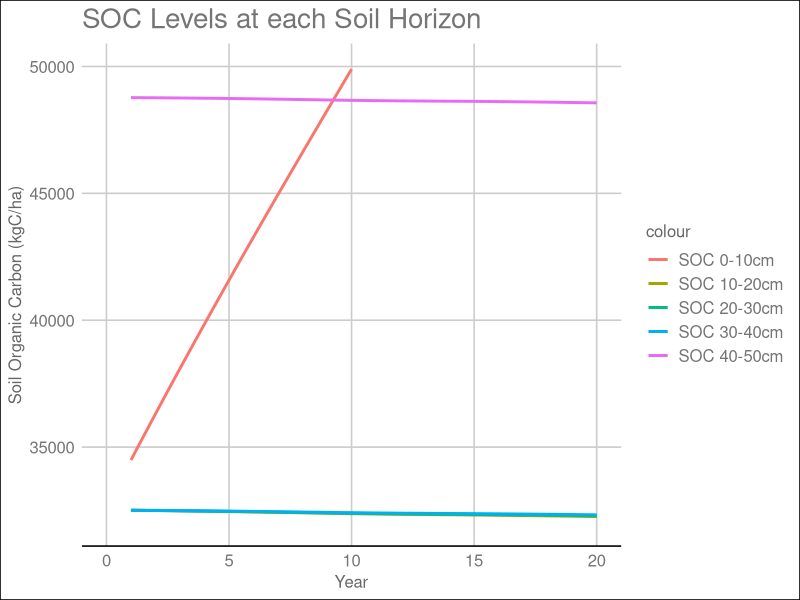
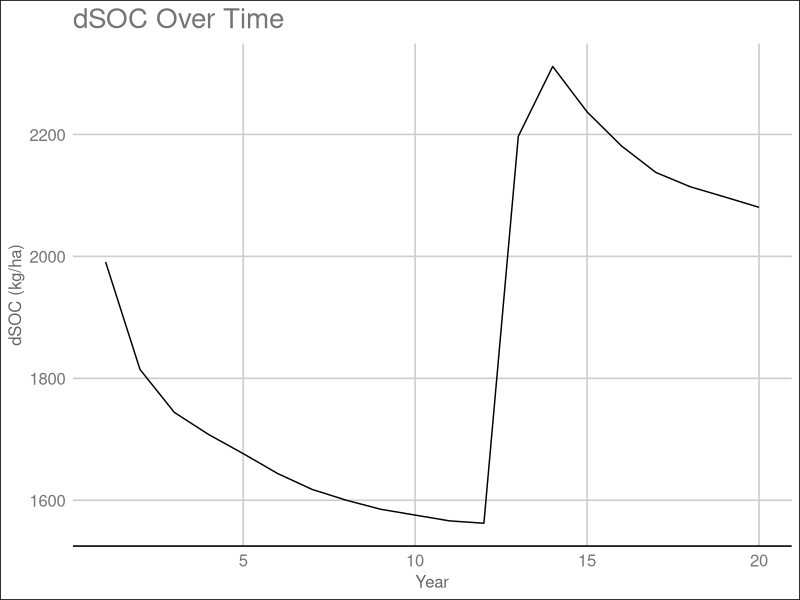
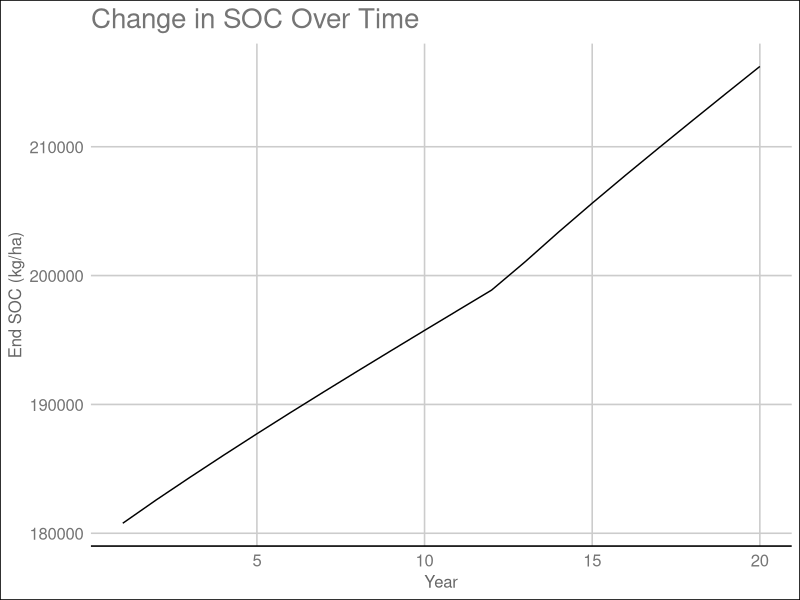
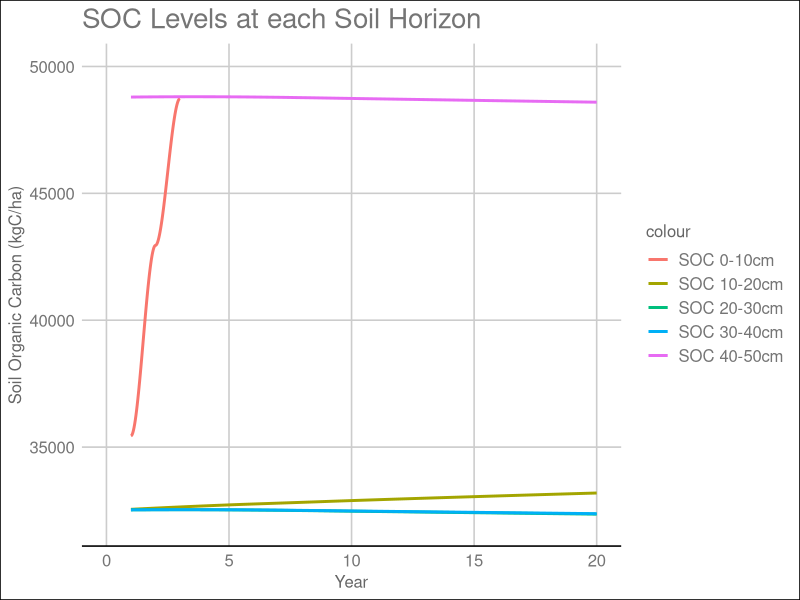
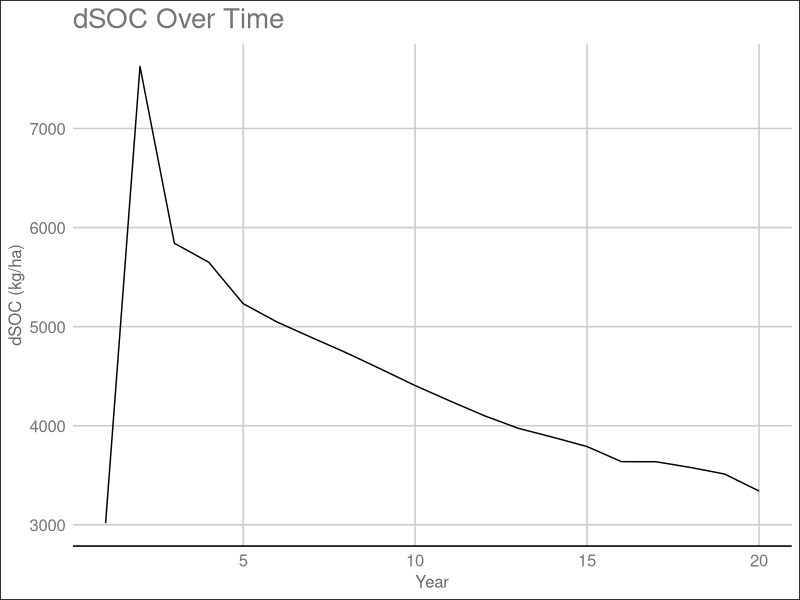
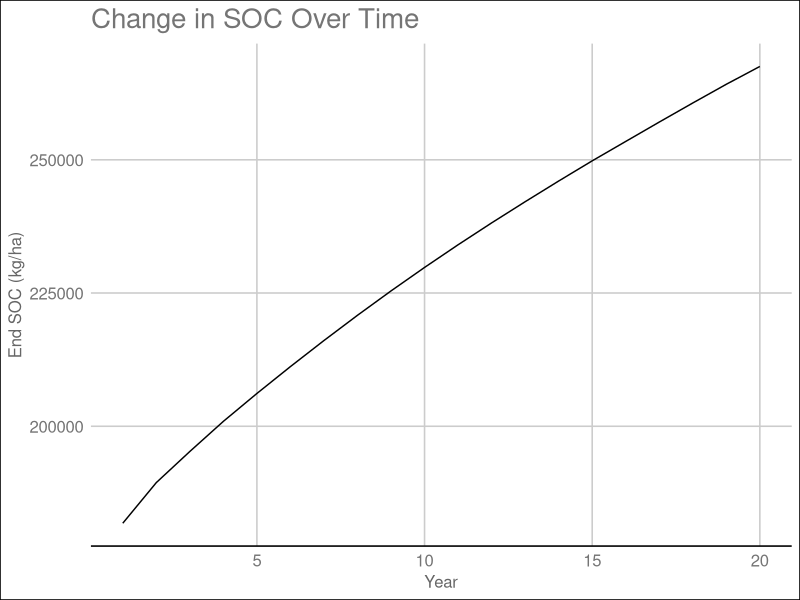
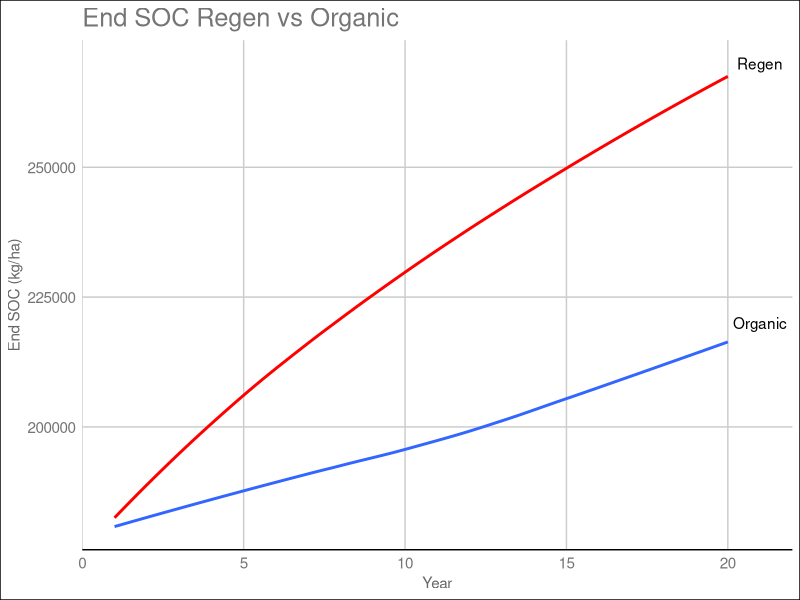
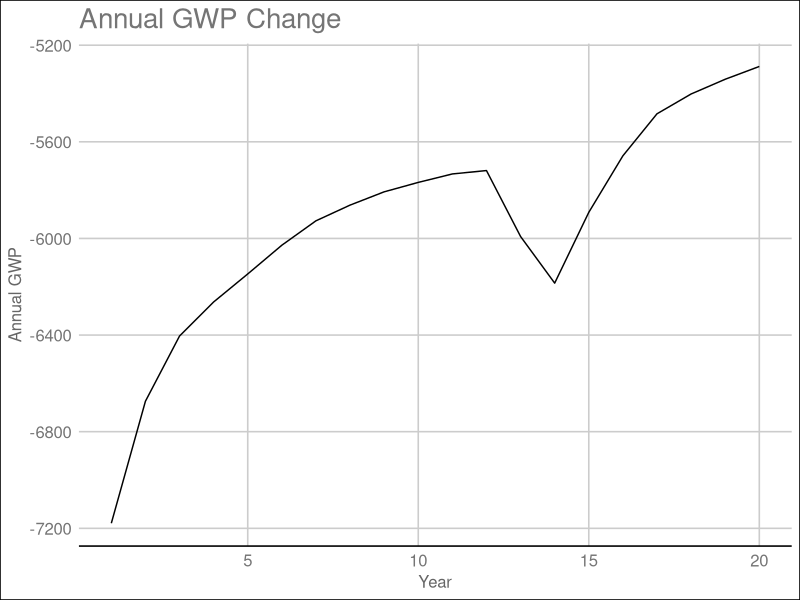

R code for these plots, in order:
## ---- chunk 1
knitr::opts_chunk$set(echo = TRUE)
## ---- chunk 2
library(tidyverse)
library(ggthemes)

organic = read_csv("mango_organic_india.csv")


org_simple = organic %>% 
  select(Year, `SOC_0-10cm`, `SOC_10-20cm`, `SOC_20-30cm`, `SOC_30-40cm`, `SOC_40-50cm`, End_SOC, dSOC, GWP_annual, GWP_total)


## ---- chunk 3
# Plotting SOC at each soil horizon
organic_horizon = ggplot()+
  geom_smooth(data = org_simple, aes(x = Year, y = `SOC_0-10cm`, color = "SOC 0-10cm"), size = 1, span = 0.7, se = FALSE)+
  geom_smooth(data = org_simple, aes(x = Year, y = `SOC_10-20cm`, color = "SOC 10-20cm"), size = 1, span = 0.7, se=FALSE)+
  geom_smooth(data = org_simple, aes(x = Year, y = `SOC_20-30cm`, color = "SOC 20-30cm"), size = 1, span = 0.7, se=FALSE)+
  geom_smooth(data = org_simple, aes(x = Year, y = `SOC_30-40cm`, color = "SOC 30-40cm"), size = 1, span = 0.7, se=FALSE)+
  geom_smooth(data = org_simple, aes(x = Year, y = `SOC_40-50cm`, color = "SOC 40-50cm"), size = 1, span = 0.7, se=FALSE)+
  xlim(0,20)+
  ylim(32000, 50000)+
  labs(x = "Year", y = "Soil Organic Carbon (kgC/ha)", title = "SOC Levels at each Soil Horizon")+
  theme_gdocs()
  
organic_horizon

# Plotting dSOC over 20 years

organic_dsoc = ggplot(org_simple, aes(x = Year, y = dSOC))+
  geom_line()+
  labs(x = "Year", y = "dSOC (kg/ha)", title = "dSOC Over Time")+
  theme_gdocs()

organic_dsoc

organic_endsoc = ggplot(org_simple, aes(x = Year, y = End_SOC))+
  geom_line()+
  labs(x = "Year", y = "End SOC (kg/ha)", title = "Change in SOC Over Time")+
  theme_gdocs()

organic_endsoc

## ---- chunk 4

regen = read_csv("mango_regen_india.csv")


regen_simple = regen %>% 
  select(Year, `SOC_0-10cm`, `SOC_10-20cm`, `SOC_20-30cm`, `SOC_30-40cm`, `SOC_40-50cm`, End_SOC, dSOC, GWP_annual, GWP_total)

## ---- chunk 5

regen_horizon = ggplot()+
  geom_smooth(data = regen_simple, aes(x = Year, y = `SOC_0-10cm`, color = "SOC 0-10cm"), size = 1, span = 0.7, se = FALSE)+
  geom_smooth(data = regen_simple, aes(x = Year, y = `SOC_10-20cm`, color = "SOC 10-20cm"), size = 1, span = 0.7, se=FALSE)+
  geom_smooth(data = regen_simple, aes(x = Year, y = `SOC_20-30cm`, color = "SOC 20-30cm"), size = 1, span = 0.7, se=FALSE)+
  geom_smooth(data = regen_simple, aes(x = Year, y = `SOC_30-40cm`, color = "SOC 30-40cm"), size = 1, span = 0.7, se=FALSE)+
  geom_smooth(data = regen_simple, aes(x = Year, y = `SOC_40-50cm`, color = "SOC 40-50cm"), size = 1, span = 0.7, se=FALSE)+
  xlim(0,20)+
  ylim(32000, 50000)+
  labs(x = "Year", y = "Soil Organic Carbon (kgC/ha)", title = "SOC Levels at each Soil Horizon")+
  theme_gdocs()

regen_horizon

regen_dsoc = ggplot(regen_simple, aes(x = Year, y = dSOC))+
  geom_line()+
  labs(x = "Year", y = "dSOC (kg/ha)", title = "dSOC Over Time")+
  theme_gdocs()
regen_dsoc


regen_endsoc = ggplot(regen_simple, aes(x = Year, y = End_SOC))+
  geom_line()+
  labs(x = "Year", y = "End SOC (kg/ha)", title = "Change in SOC Over Time")+
  theme_gdocs()

regen_endsoc

## ---- chunk 6
# regen v organic

#EndSOC


endsoc = ggplot()+
  geom_smooth(data = org_simple, aes(x = Year, y = End_SOC), size = 1, span=0.7, se=FALSE)+
  geom_text(aes(x=21, y=220000, label = "Organic"))+
  geom_smooth(data = regen_simple, aes(x = Year, y = End_SOC), color = "red", size = 1, span=0.7, se=FALSE)+
  geom_text(aes(x=21, y=270000, label = "Regen"))+
  labs(x = "Year", y = "End SOC (kg/ha)", title = "End SOC Regen vs Organic")+
  scale_color_discrete(name = "Legend", labels = c("Organic", "Regen"))+
  theme_gdocs(base_size=11)

endsoc

## ---- chunk 7

## GWP Comparison


# Organic
gwp_organic = ggplot(org_simple, aes(x = Year, y = GWP_annual))+
  geom_line()+
  labs(x = "Year", y = "Annual GWP", title = "Annual GWP Change")+
  theme_gdocs()
gwp_organic

gwp_organic_total = ggplot(org_simple, aes(x = Year, y = GWP_total))+
  geom_line()+
  labs(x = "Year", y = "Cumulative GWP (kg CO2e)", title = "Cumulative GWP: Organic")+
  theme_gdocs()
gwp_organic_total


# Regen
gwp_regen = ggplot(regen_simple, aes(x = Year, y = GWP_annual))+
  geom_line()+
  labs(x = "Year", y = "Annual GWP", title = "Annual GWP Change")+
  theme_gdocs()
gwp_regen

gwp_regen_total = ggplot(org_simple, aes(x = Year, y = GWP_total))+
  geom_line()+
  labs(x = "Year", y = "Cumulative GWP (kg CO2e)", title = "Cumulative GWP: Regen")+
  theme_gdocs()
gwp_regen_total


# Comparing GWP and carbon sequestered between organic and regen mangoes

c_sequester_org = org_simple %>% 
  mutate(abs(GWP_total)) %>% 
  rename("Carbon Sequestered" = `abs(GWP_total)`)

c_sequester_regen = regen_simple %>% 
  mutate(abs(GWP_total)) %>% 
  rename("Carbon Sequestered" = `abs(GWP_total)`)


carbon_sqstr = ggplot()+
  geom_smooth(data = c_sequester_org, aes(x = Year, y = `Carbon Sequestered`), size = 1, span=0.7, se=FALSE)+
  geom_text(aes(x=21, y=120000, label = "Organic"))+
  geom_smooth(data = c_sequester_regen, aes(x = Year, y = `Carbon Sequestered`), color = "red", size = 1, span=0.7, se=FALSE)+
  geom_text(aes(x=21, y=210000, label = "Regen"))+
  labs(x = "Year", y = "Carbon Sequestered (kg/ha)", title = "Carbon Sequestration of Regen vs Organic")+
  scale_color_discrete(name = "Legend", labels = c("Organic", "Regen"))+
  theme_gdocs(base_size=11)

carbon_sqstr

